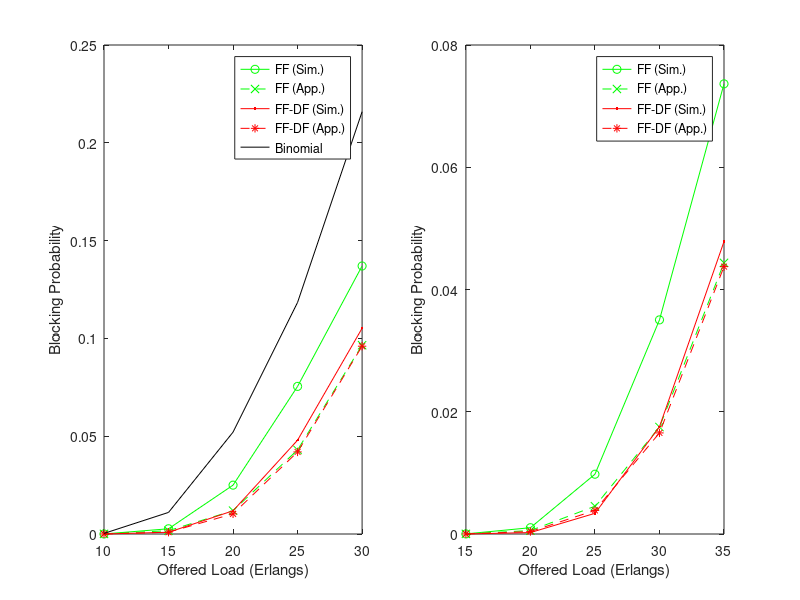
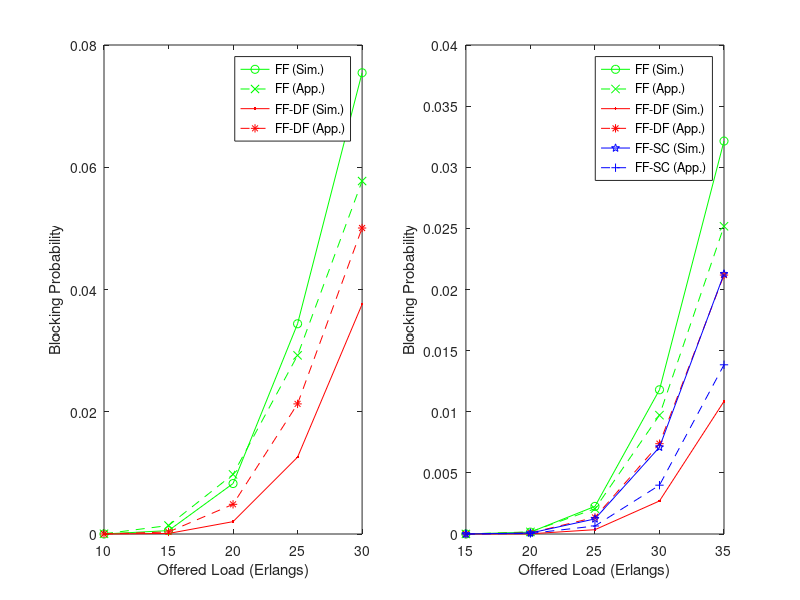
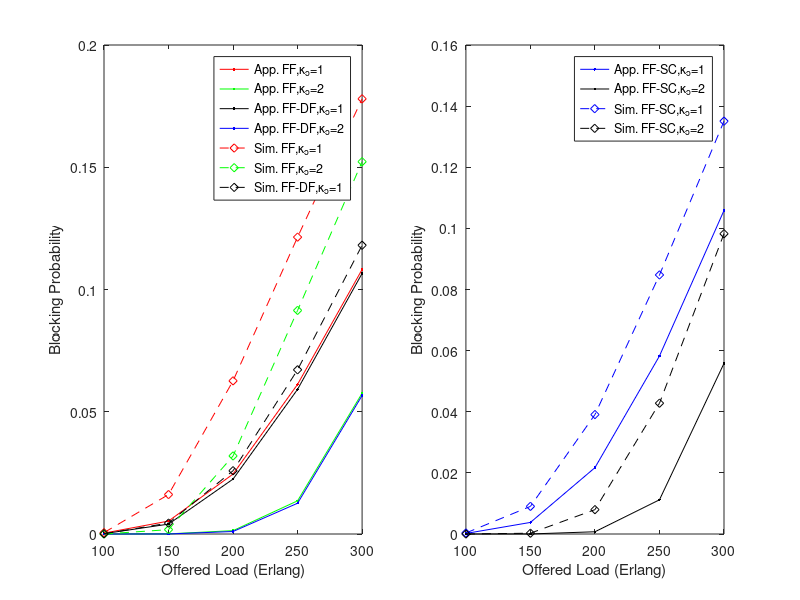
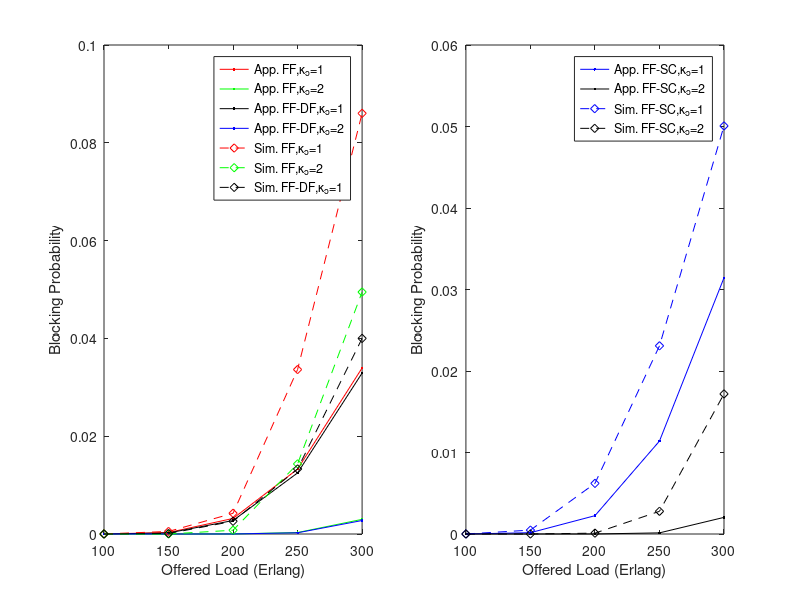

Reproduce these figures in MATLAB, in order.
% INFOCOM 2020 %%%%%%%%%%%%%
%%%%%%% Probability of Acceptance %%%%
% C=20, d=(3,4,5), load=1.2

% plot probability of acceptance
%p_k_x_exact_RF=[1,1,1,1,1,1,9.966144e-01,9.858671e-01,9.547406e-01,8.534895e-01,7.663404e-01,6.532156e-01,4.923878e-01,3.102919e-01,1.444398e-01,5.522086e-02,0,0,0]; %[1,1,9.365904e-01,4.063021e-01,1.632899e-01,0,0,0];
%p_k_x_approx1_RF=[1,1,1,1,1,1,9.963370e-01,9.602564e-01,9.134199e-01,8.484848e-01,7.355556e-01,5.908497e-01,4.308390e-01,2.736661e-01,1.326531e-01,4.047619e-02,0,0,0]; %[1,1,9.285714e-01,4.000000e-01,1.500000e-01,0,0,0];
%p_k_x_approx2_RF=[1,1,1,1,1,1,9.995614e-01,9.943088e-01,9.858300e-01,9.724614e-01,9.476589e-01,9.130455e-01,8.714825e-01,8.271610e-01,5.336107e-01,2.573269e-01,0,0,0];

p_k_x_exact_FF=[1,1,1,1,1,1,9.990736e-01,9.960082e-01,9.937742e-01,9.859524e-01,9.508236e-01,8.935583e-01,8.081850e-01,7.567169e-01,5.014065e-01,2.532552e-01,0,0,0];%[1,1,9.248534e-01,8.828901e-01,4.625122e-01,0,0,0];
p_k_x_approx1_FF=[1,1,1,1,1,1,9.950980e-01,9.579832e-01,9.162534e-01,8.609113e-01,7.712091e-01,6.610455e-01,5.282359e-01,3.739219e-01,1.985380e-01,6.468798e-02,0,0,0];%[1,1,8.750000e-01,7.142857e-01,3.750000e-01,0,0,0];
%p_k_x_approx2_FF_old=[1,1,1,1,1,1,9.994226e-01,9.940421e-01,9.863725e-01,9.747953e-01,9.547596e-01,9.279239e-01,8.932890e-01,8.506154e-01,5.496202e-01,2.633222e-01,0,0,0];
p_k_x_approx2_FF=[1,1,1,1,1,1,9.999248e-01,9.990379e-01,9.974142e-01,9.945664e-01,9.891722e-01,9.811650e-01,9.699333e-01,9.550587e-01,6.293603e-01,3.098406e-01,0,0,0];
p_k_x_Uniform=[1.0000,1.0000,0.9952,0.9720,0.9203,0.8399,0.7378,0.6226,0.5018,0.3825,0.2721,0.1778,0.1042,0.0526,0.0211,0.0053,0,0,0];

Kaufmann=[ones(1,14),0.6667,0.3333,0,0,0]; % p_k(x=16)= (1+1+0)/3
Binomial=0.9405*ones(1,19);
Erlang=[0,3:1:20];
%figure;
%plot(Erlang,p_k_x_exact_FF,'rx-',Erlang,p_k_x_approx1_FF,'r>-',Erlang,p_k_x_approx2_FF,'rd-',Erlang,p_k_x_exact_RF,'g.-',Erlang,p_k_x_approx1_RF,'go-',Erlang,p_k_x_approx2_RF,'rp-');
%legend('FF, Exact','FF, App.EES','FF, App.SOC','RF, Exact','RF, App.EES','RF, App.SOC');
%subplot(1,2,1)
% plot(Erlang,p_k_x_exact_RF,'r.-',Erlang,p_k_x_approx1_RF,'go-',Erlang,p_k_x_approx2_RF,'b>-',Erlang,p_k_x_Uniform,'m+-',Erlang,Kaufmann,'kx--',Erlang,Binomial,'c*--');
% legend('Exact','App.EES','App.SOC','App.Uni', 'Kaufmann', 'Binomial');
% xlabel('Number of Occupied Slices (x)');
% ylabel({'Avg. Probability of Acceptance in RF'});
% figure;
% %subplot(1,2,2)
% plot(Erlang,p_k_x_exact_FF,'r.-',Erlang,p_k_x_approx1_FF,'go-',Erlang,p_k_x_approx2_FF,'b>-',Erlang,Binomial,'kx--');%,Erlang,p_k_x_Uniform,'m+-',Erlang,Kaufmann,'kx--');
% legend('Exact','App.EES','App.COS','Binomial');%,'App.Uni', 'Kaufmann');
% xlabel('Number of Occupied Slices (x)');
% ylabel({'Avg. Probability of Acceptance in FF'});

% loads 0.1 and 1.2
ApproxErrorL1FF = [0,5.142993e-05,5.474364e-05,5.852654e-05,2.387660e-09,2.755068e-09,3.225803e-09,1.238105e-09,3.663026e-10,1.926830e-13,1.883572e-13,...
                        1.356943e-13,6.045122e-14,2.028060e-14,3.083682e-17,3.424966e-17,3.315214e-17,2.735560e-17,2.547772e-17];
ApproxErrorL2FF =[0,4.358877e-04,4.189680e-04,4.084048e-04,2.168700e-06,2.351779e-06,2.584560e-06,9.534222e-07,2.808534e-07,1.953544e-08,1.891321e-08,...
                   1.323911e-08,5.809889e-09,2.036845e-09,4.753094e-10,6.009040e-10,6.069735e-10,4.571880e-10,3.462134e-10];

% ApproxErrorL1RF =[0,7.869143e-11,1.356786e-10,2.560982e-10,1.125202e-14,3.553658e-14,1.027351e-13,8.760049e-12,3.857637e-12,1.328759e-17,2.674689e-16,...
%                       5.255605e-16,4.266135e-16,2.040434e-16,6.922939e-20,1.676117e-19,2.251068e-19,1.906796e-19,1.101072e-19];
% ApproxErrorL2RF =[0,1.946312e-07,3.089609e-07,5.048358e-07,3.357732e-10,5.394797e-10,9.472723e-10,1.955052e-08,8.284073e-09,3.842774e-12,8.311852e-11,...
%     1.544112e-10,1.193146e-10,5.667979e-11,3.161087e-12,7.717440e-12,1.062964e-11,9.296649e-12,6.256983e-12];                  


% figure;
% Erlang=[0, 3:1:20];
% plot(Erlang,ApproxErrorL1FF,'rx-',Erlang,ApproxErrorL2FF,'g>-');
% legend('FF, offered load = 0.1','FF, offered load = 1.2');
% xlabel('Number of Occupied Slices (x)');
% ylabel({'Variance of State Probabilities'});

%%%%%%%%%%%%%%%%%%%%%%%%%%%%%%%%%%%%%%%%%%%%%%%%%%%%%%%%%%%%%%%%%%%%%%%%%
% 2-links , C=100,  d=[3,4,6]
Erlang_net1 =[10 15 20 25 30];

FF_C1_sim=[2.6940625E-5,0.0026766611,0.024980577,0.075469166,0.13701786];
FF_SC_C1_sim=[1.9389663E-5,0.0021702498,0.02151063,0.06914987,0.13099524];
FF_DF_C1_sim=[4.4408284E-6,8.866491E-4,0.011871233,0.047968905,0.1051882];

RF_C1_app2= [5.962198e-05,1.694941e-03,1.192635e-02,4.298335e-02,9.652123e-02]; % 
RF_SC_C1_app2= [4.101099e-05,1.291490e-03,1.067051e-02,4.197088e-02,9.615998e-02]; % 
RF_DF_C1_app2=[1.095462e-05,9.197401e-04,1.031182e-02,4.195815e-02,9.601226e-02];
Binomial_C1= [2.988605e-04,1.103881e-02,5.208178e-02,1.184108e-01,2.158841e-01]; % 

figure;
subplot(1,2,1);
plot(Erlang_net1,FF_C1_sim,'go-',Erlang_net1,RF_C1_app2,'gx--',Erlang_net1,FF_DF_C1_sim,'r.-',Erlang_net1,RF_DF_C1_app2,'r*--',Erlang_net1,Binomial_C1,'k-');
legend('FF (Sim.)','FF (App.)','FF-DF (Sim.)','FF-DF (App.)','Binomial');
xlabel('Offered Load (Erlangs)');
ylabel({'Blocking Probability'});

% 2-links , C=200,  d=[4,6,10]
Erlang_net1 =[15 20 25 30 35];


FF_C2_sim=[1.9292782E-5,0.0010298885,0.009780929,0.035031814,0.07364821];
FF_SC_C2_sim=[1.5252318E-5,8.201918E-4,0.008162434,0.03081234,0.06782679];
FF_DF_C2_sim=[3.6906595E-6,2.3694673E-4,0.0033818518,0.017543377,0.047840994];

RF_C2_app2= [1.813686e-05,5.625756e-04,4.543838e-03,1.749814e-02,4.435714e-02]; % 
RF_SC_C2_app2= [1.284866e-05,4.236510e-04,3.781375e-03,1.617377e-02,4.338232e-02]; % 
RF_DF_C2_app2=[1.006952e-05,4.012021e-04,3.855186e-03,1.653807e-02,4.374865e-02];
Binomial_C2= [2.070381e-02,7.056603e-02,1.327423e-01,2.233204e-01,3.274972e-01]; % 

subplot(1,2,2);
plot(Erlang_net1,FF_C2_sim,'go-',Erlang_net1,RF_C2_app2,'gx--',Erlang_net1,FF_DF_C2_sim,'r.-',Erlang_net1,RF_DF_C2_app2,'r*--');%,Erlang_net1,Binomial_C2,'k-');
legend('FF (Sim.)','FF (App.)','FF-DF (Sim.)','FF-DF (App.)');%,'Binomial');
xlabel('Offered Load (Erlangs)');
ylabel({'Blocking Probability'});

%%%%%%%%%%% 10-hops %%%%%%%%%%%%%%%%%%%
% 10-links , C=100,  d=[3,4,6]
Erlang_net1 =[10 15 20 25 30]; 

FF_C1_sim=[3.4697898E-6,5.584314E-4,0.008254755,0.034394275,0.075458966];
FF_SC_C1_sim=[2.2451154E-6,3.1166754E-4,0.004920197,0.02299405,0.055615734];
FF_DF_C1_sim=[0.0,8.7152155E-5,0.0020216291,0.012576508,0.037580375];

RF_C1_app2= [3.766911e-05,1.390188e-03,9.753566e-03,2.922458e-02,5.774360e-02]; % 
RF_SC_C1_app2= [7.526870e-06,3.355751e-04,3.387935e-03,1.579764e-02,4.305152e-02]; % 
RF_DF_C1_app2=[2.752901e-06,3.397553e-04,4.855750e-03,2.128597e-02,5.005877e-02];


Binomial= [3.118301e-01,3.494181e-01,3.722531e-01,3.828133e-01,3.910106e-01]; % 


figure;
subplot(1,2,1);
plot(Erlang_net1,FF_C1_sim,'go-',Erlang_net1,RF_C1_app2,'gx--',Erlang_net1,FF_DF_C1_sim,'r.-',Erlang_net1,RF_DF_C1_app2,'r*--');%,Erlang_net1,FF_SC_C1_sim,'bp-',Erlang_net1,RF_SC_C1_app2,'b+--');
legend('FF (Sim.)','FF (App.)','FF-DF (Sim.)','FF-DF (App.)');%,'FF-SC (Sim.)','FF-SC (App.)');
xlabel('Offered Load (Erlangs)');
ylabel({'Blocking Probability'});

% subplot(2,2,2);
% plot(Erlang_net1,FF_SC_C1_sim,'go-',Erlang_net1,RF_SC_C1_app2,'gx--',);
% legend('FF-SC (Sim.)','FF-SC (App.)','FF-DF (Sim.)','FF-DF (App.)');
% xlabel('Offered Load (Erlangs)');
% ylabel({'Blocking Probability'});

% 10-links , C=200,  d=[4,6,10]
Erlang_net1 =[15 20 25 30 35];

FF_C2_sim=[1.4144081E-6,1.5216453E-4,0.00225926,0.011797577,0.032141473];

FF_SC_C2_sim=[1.1113312E-6,7.8102894E-5,0.0012354131,0.007101703,0.021274166];
FF_DF_C2_sim=[4.0817633E-7,1.673617E-5,3.5309812E-4,0.0027021437,0.010851439];

RF_C2_app2= [4.159357e-06,1.745175e-04,2.065095e-03,9.719491e-03,2.517213e-02]; % 
RF_SC_C2_app2= [9.347342e-07,4.629655e-05,6.558756e-04,3.993228e-03,1.384136e-02]; % 
RF_DF_C2_app2=[1.473471e-06,9.415291e-05,1.357530e-03,7.388012e-03,2.118200e-02];

Binomial= [3.460377e-01,3.699541e-01,3.860427e-01,3.985551e-01,4.090027e-01]; % 

subplot(1,2,2);
plot(Erlang_net1,FF_C2_sim,'go-',Erlang_net1,RF_C2_app2,'gx--',Erlang_net1,FF_DF_C2_sim,'r.-',Erlang_net1,RF_DF_C2_app2,'r*--',Erlang_net1,FF_SC_C2_sim,'bp-',Erlang_net1,RF_SC_C2_app2,'b+--');
legend('FF (Sim.)','FF (App.)','FF-DF (Sim.)','FF-DF (App.)','FF-SC (Sim.)','FF-SC (App.)');
xlabel('Offered Load (Erlangs)');
ylabel({'Blocking Probability'});

% subplot(2,2,4);
% plot(Erlang_net1,FF_SC_C2_sim,'go-',Erlang_net1,RF_SC_C2_app2,'gx--',Erlang_net1,FF_DF_C2_sim,'r.-',Erlang_net1,RF_DF_C2_app2,'rx--');
% legend('FF-SC (Sim.)','FF-SC (App.)','FF-DF (Sim.)','FF-DF (App.)');
% xlabel('Offered Load (Erlangs)');
% ylabel({'Blocking Probability'});


% NSFNET C=10, d=[3,4], [0.6,1.2,2.4,4.8,9.6]

% NSFNET C=100, d=[3,4,6], 
Erlang_C1=[100,150,200,250,300];

FF_K1_C1=[3.644515e-04,5.287520e-03,2.451398e-02,6.120302e-02,1.081862e-01];  
FF_SC_K1_C1=[1.760669e-04,3.790462e-03,2.170974e-02,5.825504e-02,1.058616e-01]; 
FF_DF_K1_C1=[1.464382e-04,4.043989e-03,2.245251e-02,5.917791e-02,1.065758e-01];

FF_K1_C1_sim=[5.676051E-4,0.016136032,0.06263671,0.1214223,0.17798366];
FF_SC_K1_C1_sim=[3.3012123E-4,0.009037223,0.03907891,0.08476388,0.1350797];
FF_DF_K1_C1_sim=[1.03664956E-4,0.0044606747,0.025878573,0.06716234,0.11810058]; 

FF_K2_C1=[2.772423e-07,5.554771e-05,1.376804e-03,1.357654e-02,5.756816e-02];
FF_SC_K2_C1=[3.336667e-08,1.431767e-05,7.332774e-04,1.119279e-02,5.583075e-02];
FF_DF_K2_C1=[2.311317e-08,2.307511e-05,1.018514e-03,1.257764e-02,5.663579e-02];

FF_K2_C1_sim =[1.1108566E-6,0.001787277,0.03192455,0.09144483,0.15227206];
FF_SC_K2_C1_sim=[2.0399737E-7,2.6092888E-4,0.007973187,0.0427947,0.09824607];
FF_DF_K2_C1_sim=[0.0,0.0,0.0,2.0399737E-7,2.5095675E-5];

%%%%%%% NSFNET C=200, d=[4,6,10], 
Erlang_C2=[100,150,200,250,300];

FF_K1_C2=[2.816454e-06,3.011341e-04,3.182314e-03,1.327129e-02,3.395492e-02]; 
FF_K2_C2=[4.194471e-12,6.855929e-08,1.246677e-05,3.005634e-04,2.997565e-03];

FF_K1_C2_sim=[1.377551e-05,5.208763e-04,4.236452e-03,3.363014e-02,8.602078e-02];
FF_K2_C2_sim=[0.0,1.2117118E-6,7.6907314E-4,0.014334793,0.049477387];

FF_SC_K1_C2=[1.243312e-06,1.602146e-04,2.247597e-03,1.140526e-02,3.144057e-02];  
FF_SC_K2_C2=[4.564354e-13,1.027638e-08,3.251902e-06,1.391883e-04,2.038611e-03];

FF_SC_K1_C2_sim=[2.243971E-6,4.778107E-4,0.006210765,0.02308931,0.050069794];
FF_SC_K2_C2_sim=[0.0,4.0390395E-7,1.05723906E-4,0.0027848007,0.017186353];

FF_DF_K1_C2=[1.438529e-06,2.169642e-04,2.755921e-03,1.248865e-02,3.291029e-02]; 
FF_DF_K2_C2=[7.710564e-13,3.364796e-08,8.646551e-06,2.508352e-04,2.756967e-03];

FF_DF_K1_C2_sim=[1.243971E-7,0.0001,0.0026,0.0133,0.04]; %check
FF_DF_K2_C2_sim=[0.0,1.0390395E-7,5.05723906E-5,0.0007848007,0.007186353]; % verify

figure;
subplot(1,2,1);
plot(Erlang_C1,FF_K1_C1,'r.-',Erlang_C1,FF_K2_C1,'g.-',Erlang_C1,FF_DF_K1_C1,'k.-',Erlang_C1,FF_DF_K2_C1,'b.-',...
     Erlang_C1,FF_K1_C1_sim,'rd--',Erlang_C1,FF_K2_C1_sim,'gd--',Erlang_C1,FF_DF_K1_C1_sim,'kd--');
legend('App. FF,\kappa_o=1','App. FF,\kappa_o=2','App. FF-DF,\kappa_o=1','App. FF-DF,\kappa_o=2','Sim. FF,\kappa_o=1','Sim. FF,\kappa_o=2','Sim. FF-DF,\kappa_o=1');
xlabel('Offered Load (Erlang)');
ylabel({'Blocking Probability'});

subplot(1,2,2);
plot(Erlang_C1,FF_SC_K1_C1,'b.-',Erlang_C1,FF_SC_K2_C1,'k.-',...
     Erlang_C1,FF_SC_K1_C1_sim,'bd--',Erlang_C1,FF_SC_K2_C1_sim,'kd--');
legend('App. FF-SC,\kappa_o=1','App. FF-SC,\kappa_o=2','Sim. FF-SC,\kappa_o=1','Sim. FF-SC,\kappa_o=2');
xlabel('Offered Load (Erlang)');
ylabel({'Blocking Probability'});

figure
subplot(1,2,1);
plot(Erlang_C2,FF_K1_C2,'r.-',Erlang_C2,FF_K2_C2,'g.-',Erlang_C2,FF_DF_K1_C2,'k.-',Erlang_C2,FF_DF_K2_C2,'b.-',...
     Erlang_C2,FF_K1_C2_sim,'rd--',Erlang_C2,FF_K2_C2_sim,'gd--',Erlang_C2,FF_DF_K1_C2_sim,'kd--');
legend('App. FF,\kappa_o=1','App. FF,\kappa_o=2','App. FF-DF,\kappa_o=1','App. FF-DF,\kappa_o=2','Sim. FF,\kappa_o=1','Sim. FF,\kappa_o=2','Sim. FF-DF,\kappa_o=1');
xlabel('Offered Load (Erlang)');
ylabel({'Blocking Probability'})

subplot(1,2,2);
plot(Erlang_C2,FF_SC_K1_C2,'b.-',Erlang_C2,FF_SC_K2_C2,'k.-',...
     Erlang_C2,FF_SC_K1_C2_sim,'bd--',Erlang_C2,FF_SC_K2_C2_sim,'kd--');
legend('App. FF-SC,\kappa_o=1','App. FF-SC,\kappa_o=2','Sim. FF-SC,\kappa_o=1','Sim. FF-SC,\kappa_o=2');
xlabel('Offered Load (Erlang)');
ylabel({'Blocking Probability'})